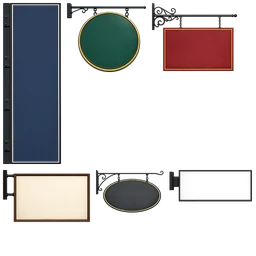
#> input picture 3d-model/art/blades/blades-half.2ef575af0e.webp, 256 x 256 px, given in place of base-lobby.png, which was not available
$ python bake_liberty_art.py
#> lines starting #> are read from the running program, lines starting #| are printed output that depends on the picture; after the words box and inside, x2 and y2 are one past the last pixel; in counts of white or black regions, pixels touching at a corner belong together; pictures that were not available may be replaced by others from this repository, and a replacement may not be noted
#!/usr/bin/env python3
"""Bake One and Two Liberty Place's near detail (Round 195) from fetch_liberty_art.py's pictures into liberty_art.json and
its images under art/liberty/ (art_files.write: each named by its content's hash, with a -half copy a phone takes).

- base: the granite base's two elevations (the lobby bays and the plainer wall), each 12 m by 12 m, side by side in one
  1024 by 512 atlas (Round 195's review: the 2048 by 1024 cost a computer 11.2 MB with its mips for a base drawn within a
  kilometre, and the phone's 1024 by 512 already read well at the street; a phone now takes 512 by 256). Alpha is the stone
  and the frames (255) against the glass (0), which the page reads as the mask: polished granite where it is 1, a reflective
  pane over a dim interior that lights after dark (the lobby cell only) where it is 0.
- glazing: the crowns' sloped glazing, a 3 m tile, 256 square: two ribs parallel to the eave a course (1.5 m) and a faint
  mullion down the slope every 1.5 m, nothing else (Round 195's review: the first bake's caps both ways at full strength laid
  a white square grid over the slopes and read as solar panels; the photographs, the Library of Congress's Highsmith view
  above all, show light glass slopes with thin silver ribs along them). Each rib's cross-section, colour and gaskets are the
  generated photograph's own horizontal caps (fetch_liberty_art.py's 'glazing'), their profile taken by the median along the
  cap between the crossings and drawn at 7 cm, a third of its contrast taken out; the mullions are its vertical caps at 5 cm
  and a fifth of their cover. Alpha is the ribs' cover over the glass (0); the page lays the tile a few centimetres over the
  crown's glass, blended.
Both store their colour premultiplied by the alpha (the glass's texels black), and the page divides it back out: a browser
may drop the colour under a transparent texel as it decodes (lossy WebP and premultiplying decoders do), and a mip that
averages a cap with the glass beside it then keeps the cap's own colour instead of darkening toward whatever was there.

Usage: python3 bake_liberty_art.py   (after fetch_liberty_art.py)"""
import json, os, sys
import numpy as np
from PIL import Image
import art_files

HERE = os.path.dirname(os.path.abspath(__file__))
RAW = os.path.join(HERE, 'lidar_cache', 'liberty_art_raw')
OUT = os.path.join(HERE, 'liberty_art.json')
KEY_GAP, KEY_K = 35, 1.6   # a pane's green: over the other channels by KEY_GAP and KEY_K times the larger (City Hall's key)
SPILL = 8                  # a frame pixel by the glass whose green stands this far over red and blue is the key's spill
BASE_M = (12.0, 12.0)      # the base's elevations, metres across and up
GLAZE_M = 3.0              # the glazing tile, metres a side (two 1.5 m courses of ribs, two faint mullions)
GLAZE_PX = 256             # its pixels a side
RIB_M, MUL_M = 0.07, 0.05  # a rib's and a mullion's width drawn, metres (the photograph's caps with their gaskets were 13 cm)
RIB_FLAT = 0.33            # the share of a rib's contrast taken out (its colour toward its own mean)
MUL_COVER = 0.2            # a mullion's alpha against a rib's


def dilate(m, r):
    out = m.copy()
    for dy in range(-r, r + 1):
        for dx in range(-r, r + 1):
            if dy or dx:
                out |= np.roll(np.roll(m, dy, 0), dx, 1)
    return out


def key(a):
    r, g, b = a[..., 0], a[..., 1], a[..., 2]
    mx = np.maximum(r, b)
    return (g - mx > KEY_GAP) & (g > KEY_K * mx + 8)


def despill(a, green):
    """The key's spill on the frames round the glass taken down to the other channels' mean."""
    near = dilate(green, 4) & ~green
    gmax = np.maximum(a[..., 0], a[..., 2])
    sp = near & (a[..., 1] - gmax > SPILL)
    a[sp, 1] = gmax[sp] + SPILL * 0.3
    return a


def reveal_row(a):
    """The acid-blue reveal line's row in the fascia (the brightest blue-over-red row in the top fifth)."""
    top = a[:205]
    score = (top[..., 2] - top[..., 0]).mean(1) + 0.5 * top.mean((1, 2))
    return int(np.argmax(score))


def align_top(a, src, dst, below=300):
    """The rows over `below` remapped so the reveal at row src lands on row dst (a piecewise linear stretch of the
    fascia), so the two elevations' fascias meet at a corner."""
    rows = np.arange(below, dtype=np.float32)
    srcr = np.where(rows <= dst, rows * src / max(dst, 1), src + (rows - dst) * (below - src) / max(below - dst, 1))
    i0 = np.clip(np.floor(srcr).astype(int), 0, a.shape[0] - 1)
    i1 = np.clip(i0 + 1, 0, a.shape[0] - 1)
    f = (srcr - i0)[:, None, None]
    out = a.copy()
    out[:below] = a[i0] * (1 - f) + a[i1] * f
    return out


def base_cell(cid, line=None):
    im = Image.open(os.path.join(RAW, cid + '.png')).convert('RGB').resize((1024, 1024), Image.LANCZOS)
    a = np.asarray(im).astype(np.float32)
    if line is not None:
        a = align_top(a, reveal_row(a), line)
    green = dilate(key(a), 1)
    a = despill(a, green)
    stone = a[~green]
    al = np.where(green, 0.0, 1.0)
    rgba = np.dstack([np.clip(a, 0, 255) * al[..., None], al * 255.0]).astype(np.uint8)
    return rgba, {'glass': round(float(green.mean()), 4), 'stone': [round(float(v), 1) for v in stone.mean(0)]}


def runs(low):
    """The runs where `low` holds: (first, last) index pairs."""
    out, i, n = [], 0, len(low)
    while i < n:
        if low[i]:
            j = i
            while j < n and low[j]:
                j += 1
            out.append((i, j - 1))
            i = j
        else:
            i += 1
    return out


def cap_profile(a, green, axis):
    """The caps along one axis as one cross-section: for each cap (a run of rows, axis 0, or columns, axis 1, under half
    green) a few pixels either side, each line's median colour and cover along the cap with the crossing caps left out,
    the caps' profiles averaged. Returns (rgb [n, 3], cover [n])."""
    if axis == 1:
        a, green = a.transpose(1, 0, 2), green.T
    caps = runs(green.mean(1) < 0.5)
    cross = green.mean(0) < 0.5                        # the crossing caps' columns
    keep = ~np.convolve(cross, np.ones(9), 'same').astype(bool)
    if len(caps) < 2 or keep.sum() < 50:
        sys.exit('glazing: found %d caps along axis %d' % (len(caps), axis))
    pad, prof, cov = 3, [], []
    w = max(b - a0 for a0, b in caps) + 1 + 2 * pad
    for a0, b in caps:
        r0 = a0 - pad
        if r0 < 0 or r0 + w > a.shape[0]:
            continue
        rows = a[r0:r0 + w][:, keep]
        g = green[r0:r0 + w][:, keep]
        f = 1.0 - g.mean(1)
        rgb = np.array([np.median(rows[i][~g[i]], 0) if f[i] > 0.02 else np.zeros(3) for i in range(w)])
        prof.append(rgb)
        cov.append(f)
    return np.mean(prof, 0), np.mean(cov, 0)


def draw_line(n, centre, width_px, rgb, cover):
    """A cap's profile resampled to width_px pixels about `centre` on an axis of n pixels: (rgb [n, 3], alpha [n])."""
    src = np.linspace(0, 1, len(cover))
    out_rgb, out_a = np.zeros((n, 3)), np.zeros(n)
    for i in range(n):
        for off in (-n, 0, n):                          # the tile wraps
            t = (i + 0.5 - centre - off) / width_px + 0.5
            if 0.0 <= t <= 1.0:
                out_a[i] = np.interp(t, src, cover)
                out_rgb[i] = [np.interp(t, src, rgb[:, c]) for c in range(3)]
    return out_rgb, out_a


def glazing():
    a = np.asarray(Image.open(os.path.join(RAW, 'glazing.png')).convert('RGB')).astype(np.float32)
    a = despill(a, key(a))
    green = key(a)
    rib_rgb, rib_cov = cap_profile(a, green, 0)        # the horizontal caps: the ribs along the eave
    mul_rgb, mul_cov = cap_profile(a, green, 1)        # the vertical caps: the mullions down the slope
    # a third of each cap's contrast out (toward its own cover-weighted mean)
    for rgb, cov in ((rib_rgb, rib_cov), (mul_rgb, mul_cov)):
        m = (rgb * cov[:, None]).sum(0) / max(cov.sum(), 1e-6)
        rgb[:] = rgb + (m - rgb) * RIB_FLAT * (cov[:, None] > 0.02)
    n, pm = GLAZE_PX, GLAZE_PX / GLAZE_M
    # the ribs at a quarter and three quarters of the tile (never cut by its edge), the mullions the same across
    rr, ra = np.zeros((n, 3)), np.zeros(n)
    mr, ma = np.zeros((n, 3)), np.zeros(n)
    for c in (n * 0.25, n * 0.75):
        r1, a1 = draw_line(n, c, RIB_M * pm, rib_rgb, rib_cov)
        sel = a1 > ra
        rr[sel], ra[sel] = r1[sel], a1[sel]
        r2, a2 = draw_line(n, c, MUL_M * pm, mul_rgb, mul_cov)
        sel = a2 > ma
        mr[sel], ma[sel] = r2[sel], a2[sel]
    ma *= MUL_COVER
    # the image: rows are v (down the slope), columns u (along the eave); a rib over a mullion where they cross
    A_rib = ra[:, None] * np.ones((1, n))
    A_mul = np.ones((n, 1)) * ma[None, :]
    alpha = A_rib + A_mul * (1 - A_rib)
    rgb = (rr[:, None, :] * A_rib[..., None] + mr[None, :, :] * (A_mul * (1 - A_rib))[..., None]) / np.maximum(alpha, 1e-6)[..., None]
    rgba = np.dstack([np.clip(rgb * alpha[..., None], 0, 255), alpha * 255.0]).round().astype(np.uint8)   # premultiplied
    caps = (rgb * alpha[..., None]).reshape(-1, 3).sum(0) / max(alpha.sum(), 1e-6)
    return rgba, {'caps': [round(float(v), 1) for v in caps], 'cover': round(float(alpha.mean()), 4),
                  'ribs': {'m': RIB_M, 'course': GLAZE_M / 2}, 'mullions': {'m': MUL_M, 'cover': MUL_COVER}}


def resize_pm(im, size):
    """A premultiplied RGBA image resized channel by channel (Pillow's own RGBA resize premultiplies again and divides
    back out, which leaves a cap's full colour on the half-covered texels at its edge)."""
    return Image.merge('RGBA', [c.resize(size, Image.LANCZOS) for c in im.split()])


def main():
    lobby, ml = base_cell('base-lobby')
#> in key, `mx = np.maximum(r, b)`:
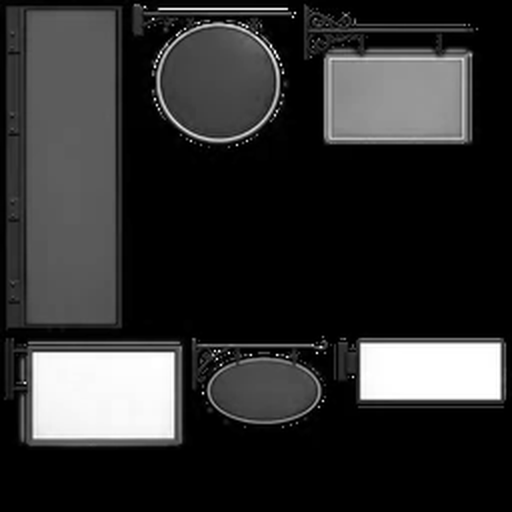
#> mx: shape (1024, 1024) float32 (shown at 1/2 size); min 0, max 255, mean 47.6
#> in key, `return (g - mx > KEY_GAP) & (g > KEY_K * mx + 8)`: returned value: shape (1024, 1024) bool; every value is 0
#> in base_cell, `al = np.where(green, 0.0, 1.0)`: al: shape (1024, 1024) float64; every value is 1
#> ml = {'glass': 0, 'stone': [40.9, 38.1, 39.1]}
    line = reveal_row(np.asarray(Image.open(os.path.join(RAW, 'base-lobby.png')).convert('RGB').resize((1024, 1024), Image.LANCZOS)).astype(np.float32))
#> in reveal_row, `top = a[:205]`:
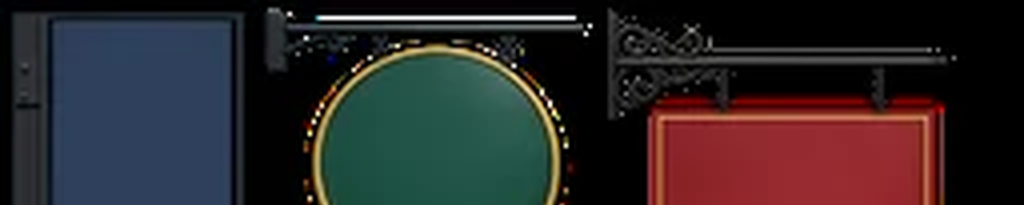
#> top: shape (205, 1024, 3) float32; mean R, G, B 44.9, 39.2, 40.9
#> in reveal_row, `score = (top[..., 2] - top[..., 0]).mean(1) + 0.5 * top.mean((1, 2))`: score = 205 values, max 41.25 at index 17, min 0.718 at index 2, mean 16.76
    wall, mw = base_cell('base-wall', line)   # its fascia's reveal on the lobby's row
#> call 2 of base_cell, with cid = 'base-wall', line = 17
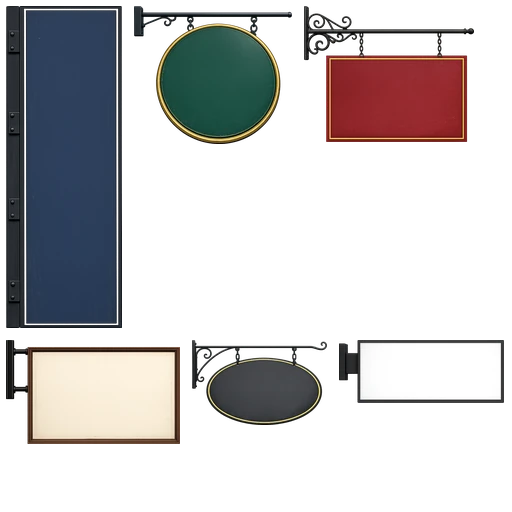
#> input picture 3d-model/art/blades/blades.f2cc400426.webp, 512 x 512 px, given in place of base-wall.png, which was not available
#> in reveal_row (call 2), `top = a[:205]`:
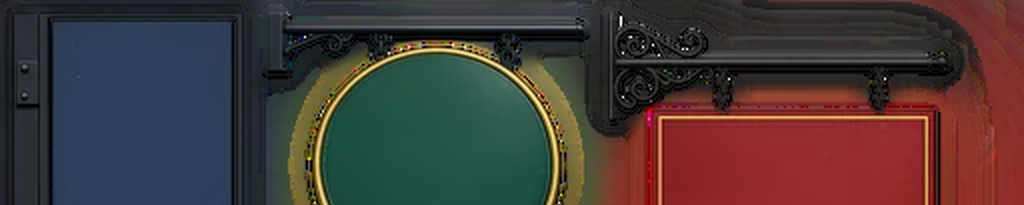
#> top: shape (205, 1024, 3) float32; mean R, G, B 70.2, 57.4, 56.2
#> in reveal_row (call 2), `score = (top[..., 2] - top[..., 0]).mean(1) + 0.5 * top.mean((1, 2))`: score = 205 values, max 40.97 at index 27, min 3.53 at index 204, mean 16.63
#> in align_top, `rows = np.arange(below, dtype=np.float32)`: rows = 300 values from 0 to 299
#> in align_top, `i1 = np.clip(i0 + 1, 0, a.shape[0] - 1)`: i1 = 300 values from 1 to 300
#> in align_top, `f = (srcr - i0)[:, None, None]`: f = 300 values, max 0.996 at index 102, min 0 at index 0, mean 0.497
#> in key (call 2), `return (g - mx > KEY_GAP) & (g > KEY_K * mx + 8)`:
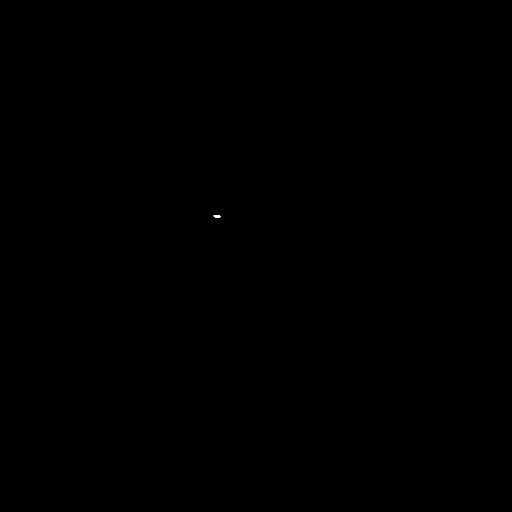
#> returned value: shape (1024, 1024) bool (shown at 1/2 size); 0.01% white; 1 white region, box (x1, y1, x2, y2) and area: (427, 430, 441, 435) 59
#> after the loop in dilate (call 3), `for dy in range(-r, r + 1):`: out: shape (1024, 1024) bool; 0.01% white; 1 white region, box (x1, y1, x2, y2) and area: (426, 429, 442, 436) 101
#> after the loop in dilate (call 4), `for dy in range(-r, r + 1):`: out: shape (1024, 1024) bool; 0.03% white; 1 white region, box (x1, y1, x2, y2) and area: (422, 425, 446, 440) 349
#> in despill (call 2), `near = dilate(green, 4) & ~green`: near: shape (1024, 1024) bool; 0.02% white; 1 white region, box (x1, y1, x2, y2) and area: (422, 425, 446, 440) 248
#> in despill (call 2), `sp = near & (a[..., 1] - gmax > SPILL)`: sp: shape (1024, 1024) bool; 0.01% white; 1 white region, box (x1, y1, x2, y2) and area: (422, 427, 446, 437) 126
#> mw = {'glass': 0.0001, 'stone': [106.8, 95.6, 93.4]}
    ml['reveal'] = mw['reveal'] = round(1 - line / 1024, 4)
    atlas = Image.fromarray(np.concatenate([lobby, wall], axis=1))
    gz, mg = glazing()
#> in key (call 3), `mx = np.maximum(r, b)`:
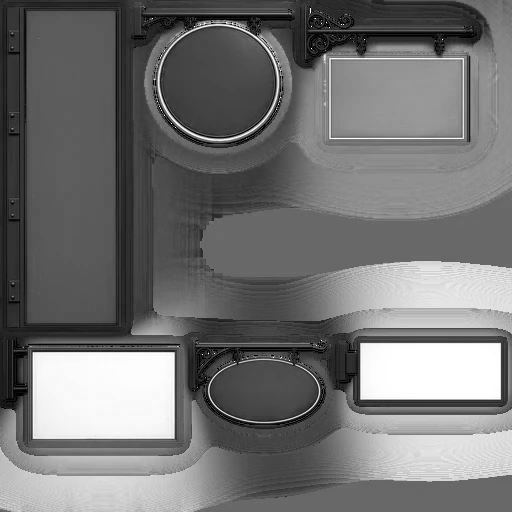
#> mx: shape (512, 512) float32; min 0, max 255, mean 114.7
#> in key (call 3), `return (g - mx > KEY_GAP) & (g > KEY_K * mx + 8)`: returned value: shape (512, 512) bool; 0% white in thin lines or dots, all inside (x1, y1, x2, y2) = (214, 215, 220, 217)
#> after the loop in dilate (call 5), `for dy in range(-r, r + 1):`:
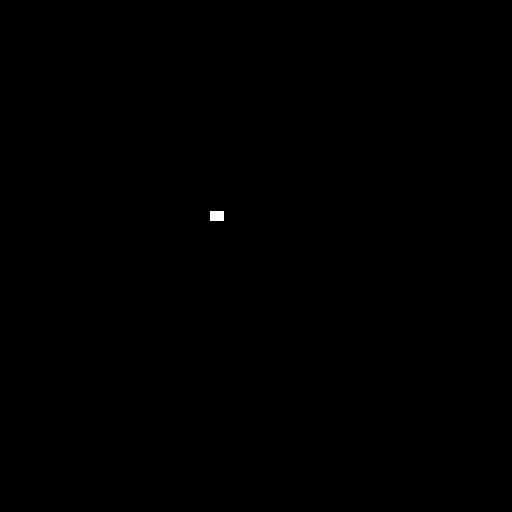
#> out: shape (512, 512) bool; 0.05% white; 1 white region, box (x1, y1, x2, y2) and area: (210, 211, 224, 221) 140
#> in despill (call 3), `near = dilate(green, 4) & ~green`: near: shape (512, 512) bool; 0.05% white; 1 white region, box (x1, y1, x2, y2) and area: (210, 211, 224, 221) 128
#> in despill (call 3), `sp = near & (a[..., 1] - gmax > SPILL)`: sp: shape (512, 512) bool; 0.02% white in thin lines or dots, all inside (x1, y1, x2, y2) = (210, 214, 224, 219)
#> in runs, `out, i, n = [], 0, len(low)`: out = []; i = 0; n = 512
#> the loop in runs, `while i < n:` made 1 pass
#> i on pass 1: 512
#> after the loop in runs, `while i < n:`: out = [(0, 511)]
    gim = Image.fromarray(gz)
    kind = 'liberty'
    atlas = resize_pm(atlas, (1024, 512))
    base = art_files.write(atlas, kind, 'base', 'WEBP', quality=90, method=6)
    base_h = art_files.write(resize_pm(atlas, (512, 256)), kind, 'base-half', 'WEBP', quality=88, method=6)
    glz = art_files.write(gim, kind, 'glazing', 'WEBP', quality=92, method=6)
    glz_h = art_files.write(resize_pm(gim, (GLAZE_PX // 2, GLAZE_PX // 2)), kind, 'glazing-half', 'WEBP', quality=90, method=6)
    gone = art_files.prune(kind)
    man = {
        'v': 1,
        'base': {'img': base, 'imgHalf': base_h, 'm': list(BASE_M), 'cells': {'lobby': [0, 0, 0.5, 1], 'wall': [0.5, 0, 1, 1]},
                 'means': {'lobby': ml, 'wall': mw}},
        'glazing': {'img': glz, 'imgHalf': glz_h, 'm': GLAZE_M, **mg},
        'refs': ['https://commons.wikimedia.org/wiki/Category:One_Liberty_Place', 'https://commons.wikimedia.org/wiki/Category:Two_Liberty_Place',
                 'https://archipediavm.upress.virginia.edu/buildings/PA-02-PH112', 'https://www.loc.gov/item/2011630484/'],
    }
    json.dump(man, open(OUT, 'w'), indent=1)
    for p in (base, base_h, glz, glz_h):
        print('%-48s %6d KB' % (p, art_files.size(p) // 1024))
    print('pruned %d; lobby glass %.3f, wall glass %.3f, glazing ribs %.3f of the tile' % (gone, ml['glass'], mw['glass'], mg['cover']))


if __name__ == '__main__':
#> (the run stopped early here; a loop or call above may not have finished)
